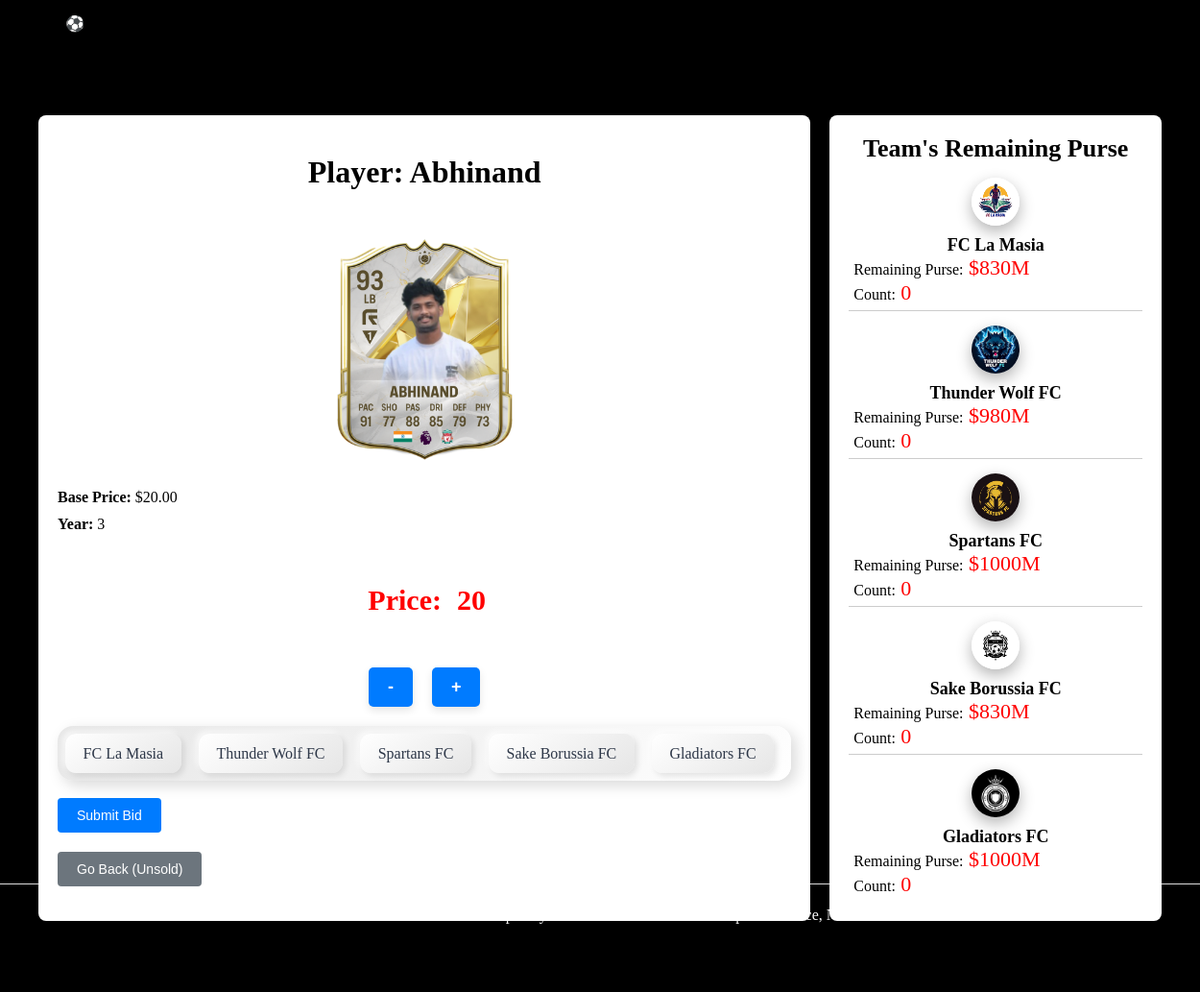
/auction/14/, run on an earlier commit of the app's database.
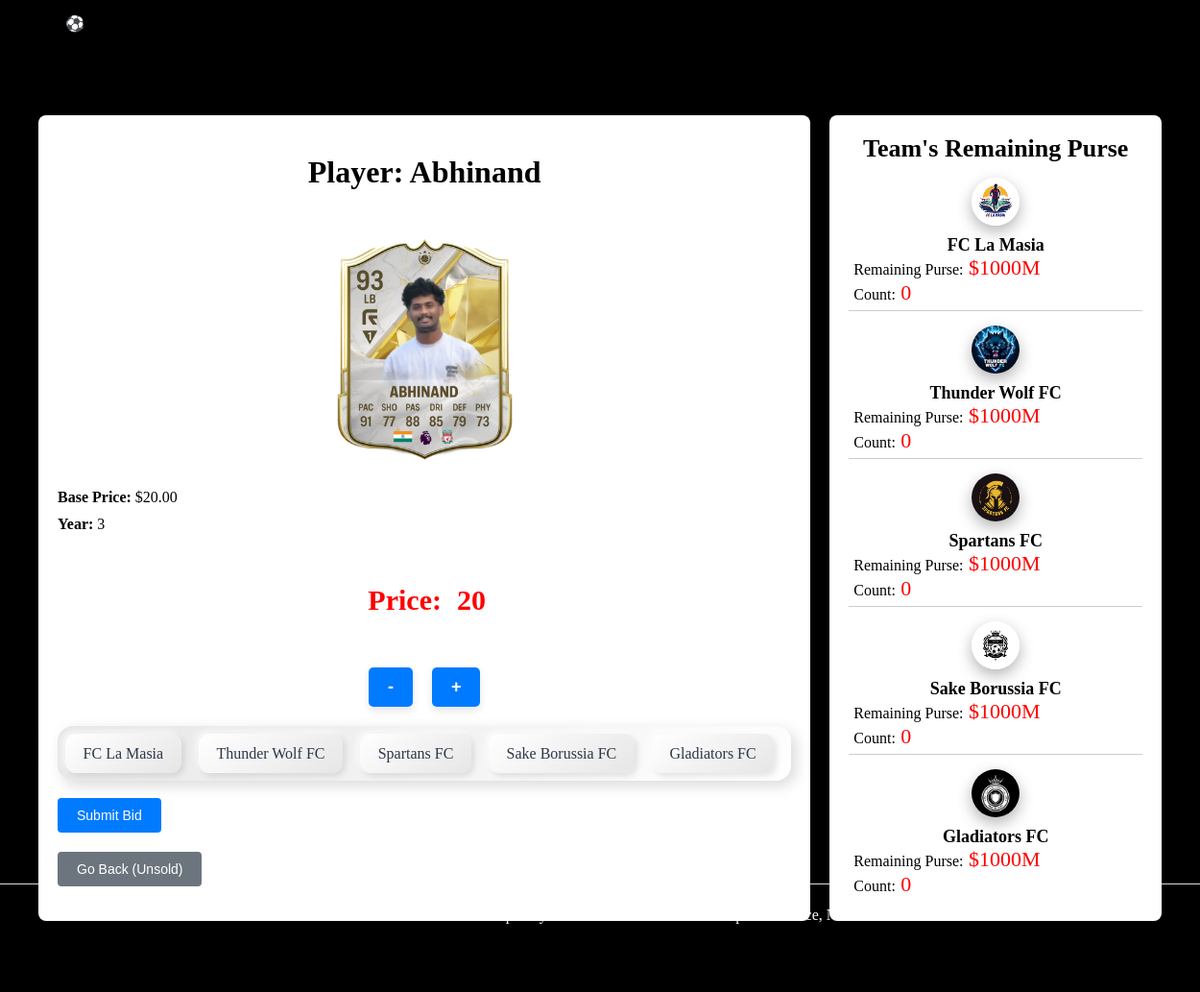
And on a later commit of the database.
### auction/models.py (models this page shows, shortened)
class player(models.Model):
    team = models.ForeignKey(team, on_delete=models.CASCADE, null=True, blank=True, related_name='players')
    name = models.CharField(max_length=100)
    card_image = models.ImageField(upload_to='player_cards/')
    base_price = models.DecimalField(max_digits=10, decimal_places=2, default=20)
    year = models.IntegerField()
    shown = models.BooleanField(default=False)  # Add this line to track if the player has been shown

class team(models.Model):
    team_name = models.CharField(max_length=100,null=True)
    logo = models.ImageField(upload_to='logo/')
    purse_remaining = models.IntegerField(default=1000)
    manager = models.CharField(max_length=100)
    owner = models.CharField(max_length=100)
    def __str__(self):
        return self.team_name

### auction/views.py (the view)
# urls.py: path('auction/<int:player_id>/', views.auction, name='auction'),
def auction(request, player_id):
    teams = team.objects.all()  # Fetch all teams to display their remaining purse
    current_player = get_object_or_404(player, id=player_id)
    if request.method == 'POST':
        form = AuctionForm(request.POST)
        if form.is_valid():
            selected_team = form.cleaned_data.get('team')
            price = form.cleaned_data.get('price')
            if selected_team and price and selected_team.purse_remaining >= price:
                current_player.team = selected_team
                current_player.base_price = price
                current_player.save()
                selected_team.purse_remaining -= price
                selected_team.save()
            return redirect(reverse('assigned', kwargs={'player_id': player_id}))
    else:
        form = AuctionForm()
    return render(request, 'auction/auction.html', {
        'player': current_player,
        'form': form,
        'teams': teams,
    })

### auction/templates/auction/auction.html (shortened to what this page needs)
{% extends 'auction/home.html' %}
{% load static %}
{% block stylesheet %}
<link rel="stylesheet" href="{% static 'css/auction.css' %}">
{% endblock stylesheet %}
{% block content %}
  <div class="container">
    <div class="auction-section">
        <h1 id="player_head">Player: {{ player.name }}</h1>
            <img src="{{ player.card_image.url }}" alt="Player Card" style="max-width: 200px;">
            <p><strong>Base Price:</strong> ${{ player.base_price }}</p>
            <p><strong>Year:</strong> {{ player.year }}</p>
            <form method="POST" id="bid-form">
                <div class="with_price">
                    <label class="price-label">Price: </label>
                    <span id="price_display">{{ form.price.value|default:"20" }}</span>
                  </div>
                <div class="price-buttons">
                  <button type="button" onclick="changePrice(-10)">-</button>
                  <button type="button" onclick="changePrice(10)">+</button>
                </div>
                <div class="radio-inputs">
                    {% for radio in form.team %}
                      <label class="radio">
                        <span class="name">{{ radio.choice_label }}</span>
                      </label>
                    {% endfor %}
                  </div>
                <br>
                <button type="button" id="submit-bid-button">Submit Bid</button>
              </form>
            <form method="GET" action="{% url 'players' %}" class="back-button">
                <button type="submit">Go Back (Unsold)</button>
            </form>
    </div>
    <div class="teams-section">
    <h2>Team's Remaining Purse</h2>
    {% for t in teams %}
        <div class="team">
            <img src="{{ t.logo.url }}" alt="Team Logo">
            <h3>{{ t.team_name }}</h3>
            <p><span>Remaining Purse:</span> ${{ t.purse_remaining }}M</p>
            <p><span>Count:</span>  {{ t.players.count }}</p>
        </div>
    {% endfor %}
</div>
  </div>
{% endblock %}

### auction/templates/auction/home.html (shortened to what this page needs)
{% load static %}
<!DOCTYPE html>
<html lang="en">
<head>
  <link rel="stylesheet" href="{% static 'css/home.css' %}">
  {% block stylesheet %}{% endblock stylesheet %}
</head>
<body>
  <div class="wrapper">
    <header class="header">
      <div class="logo-container">
        <div class="logo">
          <span class="text">KICK</span>
          <div class="ball-container">
            <span class="football-emoji">⚽</span>
          </div>
          <span class="text">FF</span>
        </div>
      </div>
      <nav>
        <ul class="nav-list">
          <li><a href="{% url 'home' %}">Home</a></li>
          <li><a href="{% url 'clubs' %}">Club</a></li>
          <li><a href="{% url 'players' %}">Players</a></li>
        </ul>
      </nav>
    </header>
    <div class="content">
      <div class="area">
        <ul class="circles">
          <li></li>
          <li></li>
        </ul>
        {% block content %}
        {% endblock %}
      </div>
    </div>
    <footer class="footer">
      <div class="contact-info">
        <p>&copy; KICKOFF 2024 - Developed by the students of Int M.Sc. Computer Science, NASC</p>
      </div>
    </footer>
  </div>
</body>
</html>

### static/css/home.css (style rules this page uses)
html, body { height: 100%; margin: 0; padding: 0; display: flex; flex-direction: column; background-image: url('/static/images/pl1.png'); background-size: cover; background-position: center; background-repeat: no-repeat; background-color: black; background-attachment: fixed; min-height: 100vh; }
.ball-container { position: relative; display: inline-block; width: 26px; height: 60px; }
.wrapper { flex: 1; display: flex; flex-direction: column; justify-content: space-between; }
.header { display: flex; align-items: center; justify-content: space-between; padding: 10px 20px; background-color: transparent; font-size: 140%; font-weight: bolder; }
.logo-container { display: flex; align-items: center; justify-content: space-between; width: 100%; }
nav ul { list-style-type: none; padding: 0; margin: 0; display: flex; justify-content: center; }
nav ul li { margin: 0 15px; }
nav ul li a { display: inline-block; padding: 12px 25px; font-size: 24px; color: black; text-decoration: none; font-weight: bold; border-radius: 5px; transition: all 0.3s ease; }
.content { flex: 1; padding: 20px; }
.footer { margin-top: auto; background: black; color: #fff; text-align: center; padding: 10px 0; font-size: 12px; line-height: 1.5; }
.circles { pointer-events: none; }
.area { width: 100%; height:100vh; }
.circles { position: absolute; top: 0; left: 0; width: 100%; height: 100%; overflow: hidden; }
.circles li { position: absolute; display: block; list-style: none; width: 150px; height: 150px; background: url('/static/images/football.png') no-repeat center center; background-size: contain; animation: animate 25s linear infinite; bottom: -150px; }
.circles li:nth-child(1) { left: 25%; width: 200px; height: 200px; animation-delay: 0s; }
.circles li:nth-child(3) { left: 70%; width: 180px; height: 180px; animation-delay: 4s; }

What changed in the data, as far as the page shows it:
changed team "FC La Masia": purse_remaining "830" → "1000"
changed team "Thunder Wolf FC": purse_remaining "980" → "1000"
changed team "Sake Borussia FC": purse_remaining "830" → "1000"
